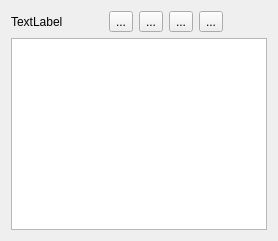
            <widget class="QWidget" name="layoutWidget">
             <layout class="QVBoxLayout" name="verticalLayout_11">
              <item>
               <layout class="QHBoxLayout" name="horizontalLayout_6">
                <item>
                 <widget class="QLabel" name="label_5">
                  <property name="text">
                   <string>TextLabel</string>
                  </property>
                 </widget>
                </item>
                <item>
                 <spacer name="horizontalSpacer_4">
                  <property name="orientation">
                   <enum>Qt::Horizontal</enum>
                  </property>
                  <property name="sizeType">
                   <enum>QSizePolicy::Fixed</enum>
                  </property>
                  <property name="sizeHint" stdset="0">
                   <size>
                    <width>40</width>
                    <height>20</height>
                   </size>
                  </property>
                 </spacer>
                </item>
                <item>
                 <widget class="QToolButton" name="toolButton_6">
                  <property name="text">
                   <string>...</string>
                  </property>
                 </widget>
                </item>
                <item>
                 <widget class="QToolButton" name="toolButton_7">
                  <property name="text">
                   <string>...</string>
                  </property>
                 </widget>
                </item>
                <item>
                 <widget class="QToolButton" name="toolButton_8">
                  <property name="text">
                   <string>...</string>
                  </property>
                 </widget>
                </item>
                <item>
                 <widget class="QToolButton" name="toolButton_9">
                  <property name="text">
                   <string>...</string>
                  </property>
                 </widget>
                </item>
                <item>
                 <spacer name="horizontalSpacer_3">
                  <property name="orientation">
                   <enum>Qt::Horizontal</enum>
                  </property>
                  <property name="sizeHint" stdset="0">
                   <size>
                    <width>40</width>
                    <height>20</height>
                   </size>
                  </property>
                 </spacer>
                </item>
               </layout>
              </item>
              <item>
               <widget class="QTableView" name="tableView_8"/>
              </item>
             </layout>
            </widget>
